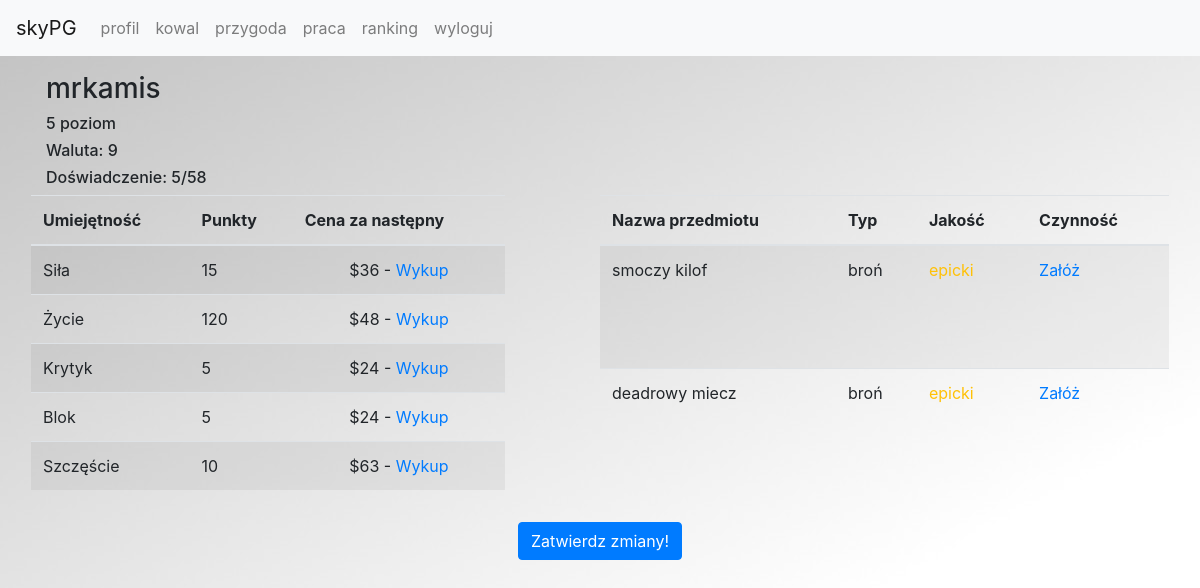
Screenshot of /profile (signed in) with the database file from the repository.
### tables this page shows
CREATE TABLE "users" (
	`id`	INTEGER PRIMARY KEY AUTOINCREMENT,
	`username`	TEXT UNIQUE,
	`password`	TEXT,
	`eq`	TEXT DEFAULT "[]",
	`messages`	TEXT DEFAULT "[]",
	`history`	TEXT DEFAULT "[]",
	`coins`	INTEGER DEFAULT 100,
	`level`	INTEGER DEFAULT 1,
	`statistics`	TEXT DEFAULT '{
  "strength": 15,
  "health": 100,
  "critical": 5,
  "block": 5,
  "luck": 5
}',
	`race`	TEXT,
	`desc`	TEXT DEFAULT "",
	`banned`	INTEGER DEFAULT 0,
	`weapons`	TEXT,
	`experience`	INTEGER DEFAULT 0
);

### app/helpers/user.php (called while the page is built, shortened)
<?php
    class User {
        public static function getAllInfo() {
            $conn = Db::getPDO();
            $query = $conn->prepare('SELECT * FROM users WHERE username LIKE ?');
            $query->bindParam(1, $_SESSION['username']);
            $query->execute();
            $result = $query->fetchAll(PDO::FETCH_ASSOC);
            return $result[0];
        }
    }
?>

### app/helpers/experience.php (called while the page is built, shortened)
<?php
    class Experience {
        public static function getHTML() {
            require_once __DIR__ . '\user.php';
            $user = User::getAllInfo();
            $level = $user['level'];
            $experience = $user['experience'];
            $nextLevel = round($level * 10 + 10 * 0.8);
            return $experience . '/' . $nextLevel;
        }
    }
?>

### app/views/profile/myProfile.phtml (the view, shortened to what this page needs)
<div class="container p-3">
    <?php
        require_once __DIR__ . '\..\..\helpers/user.php';
        $data = User::getAllInfo();
        echo '<h3>' . $data['username'] . '</h3> <h6>' . $data['level'] . ' poziom</h6><h6>Waluta: ' . $data['coins'] . '</h6>';
        $statistics = json_decode($data['statistics']);
        require_once __DIR__ . '\..\..\helpers/experience.php';
        echo '<h6>Doświadczenie: ' . Experience::getHTML() . '</h6>';
    ?>
    <div class="row">
        <table class="table table-striped col-md-5">
            <thead>
                <tr>
                    <th>Umiejętność</th>
                    <th>Punkty</th>
                    <th>Cena za następny</th>
                </tr>
            </thead>
            <tbody>
                <tr>
                    <td>Siła</td>
                    <td><?php echo $statistics->strength ?></td>
                    <td class="text-center">$<?php echo round($statistics->strength * 1.2 * $data['level'] * 0.4) ?> - <?php echo ($data['coins'] - $statistics->strength * 1.2 * $data['level'] * 0.4) >= 0 ? '<span class="btn-link">Wykup</span>' : '<span class="btn-link">Wykup</span>' ?></td>
                </tr>
                <tr>
                    <td>Życie</td>
                    <td><?php echo $statistics->health ?></td>
                    <td class="text-center">$<?php echo round($statistics->health * 0.4 * $data['level'] * 0.2) ?> - <?php echo ($data['coins'] - $statistics->health * 0.4 * $data['level'] * 0.2) >= 0 ? '<span class="btn-link"">Wykup</span>' : '<span class="btn-link">Wykup</span>' ?></td>
                </tr>
                <tr>
                    <td>Krytyk</td>
                    <td><?php echo $statistics->critical ?></td>
                    <td class="text-center">$<?php echo round($statistics->critical * 1.6 * $data['level'] * 0.6) ?> - <?php echo ($data['coins'] - $statistics->critical * 1.6 * $data['level'] * 0.6) >= 0 ? '<span class="btn-link"">Wykup</span>' : '<span class="btn-link">Wykup</span>' ?></td>
                </tr>
                <tr>
                    <td>Blok</td>
                    <td><?php echo $statistics->block ?></td>
                    <td class="text-center">$<?php echo round($statistics->block * 1.6 * $data['level'] * 0.6) ?> - <?php echo ($data['coins'] - $statistics->block * 1.6 * $data['level'] * 0.6) >= 0 ? '<span class="btn-link"">Wykup</span>' : '<span class="btn-link">Wykup</span>' ?></td>
                </tr>
                <tr>
                    <td>Szczęście</td>
                    <td><?php echo $statistics->luck ?></td>
                    <td class="text-center">$<?php echo round($statistics->luck * 1.8 * $data['level'] * 0.7) ?> - <?php echo ($data['coins'] - $statistics->luck * 1.8 * $data['level'] * 0.7) >= 0 ? '<span class="btn-link"">Wykup</span>' : '<span class="btn-link">Wykup</span>' ?></td>
                </tr>
            </tbody>
        </table>
        <div class="col-md-1">
        </div>
        <table class="table table-striped col-md-6">
            <thead>
                <tr>
                    <th>Nazwa przedmiotu</th>
                    <th>Typ</th>
                    <th>Jakość</th>
                    <th>Czynność</th>
                </tr>
            </thead>
            <tbody>
                <?php
                    $eq = json_decode($data['eq']);
                    for ($i = 0; $i < count($eq); $i++) {
                        echo '<tr>
                            <td>' . $eq[$i]->typeOfWeapon . ' ' . $eq[$i]->name . '</td>
                            <td>' . $eq[$i]->type . '</td>
                            <td>' . $eq[$i]->HTMLQuality . '</td><td>';
                            if ($eq[$i]->state == false) {
                                echo '<a class="btn-link" href="#">Załóż</a>';
                            } else {
                                echo '<a class="btn-link" href="#">Zdejmij</a>';
                            }
                        echo '</td></tr>';
                    }
                ?>
            </tbody>
        </table>
        <div class="text-center container p-3">
            <a class="btn btn-primary" href="">Zatwierdz zmiany!</a>
        </div>
    </div>
</div>

### public/stylesheets/main.css (style rules this page uses)
body { background-image: url('../images/background-image.jpg'); }
.btn-link { cursor: pointer; }

### rows the page displays
users: username "mrkamis", level "5", coins "9", Experience::getHTML() "5/58", $statistics->strength*1.2*$data['level']*0.4 "36", $statistics->health*0.4*$data['level']*0.2 "48", $statistics->critical*1.6*$data['level']*0.6 "24", $statistics->block*1.6*$data['level']*0.6 "24", $statistics->luck*1.8*$data['level']*0.7 "63", eq "smoczy", eq "kilof", eq "broń", eq "epicki", eq "deadrowy", eq "miecz"

### other values shown
$statistics->strength "15"
$statistics->health "120"
$statistics->critical "5"
$statistics->block "5"
$statistics->luck "10"
